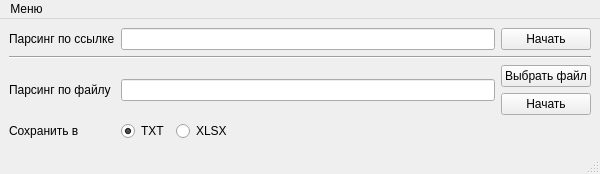
<?xml version="1.0" encoding="UTF-8"?>
<ui version="4.0">
 <class>MainWindow</class>
 <widget class="QMainWindow" name="MainWindow">
  <property name="geometry">
   <rect>
    <x>0</x>
    <y>0</y>
    <width>600</width>
    <height>174</height>
   </rect>
  </property>
  <property name="minimumSize">
   <size>
    <width>600</width>
    <height>174</height>
   </size>
  </property>
  <property name="maximumSize">
   <size>
    <width>16777215</width>
    <height>174</height>
   </size>
  </property>
  <property name="windowTitle">
   <string>MainWindow</string>
  </property>
  <widget class="QWidget" name="centralwidget">
   <layout class="QGridLayout" name="gridLayout">
    <item row="2" column="0" colspan="3">
     <widget class="Line" name="line">
      <property name="orientation">
       <enum>Qt::Horizontal</enum>
      </property>
     </widget>
    </item>
    <item row="5" column="1">
     <layout class="QHBoxLayout" name="horizontalLayout">
      <item>
       <widget class="QRadioButton" name="radioTXT">
        <property name="sizePolicy">
         <sizepolicy hsizetype="Maximum" vsizetype="Fixed">
          <horstretch>0</horstretch>
          <verstretch>0</verstretch>
         </sizepolicy>
        </property>
        <property name="text">
         <string>TXT</string>
        </property>
        <property name="checked">
         <bool>true</bool>
        </property>
       </widget>
      </item>
      <item>
       <widget class="QRadioButton" name="radioXLSX">
        <property name="text">
         <string>XLSX</string>
        </property>
       </widget>
      </item>
     </layout>
    </item>
    <item row="3" column="0">
     <widget class="QLabel" name="label_2">
      <property name="text">
       <string>Парсинг по файлу</string>
      </property>
     </widget>
    </item>
    <item row="1" column="2">
     <widget class="QPushButton" name="startBtn">
      <property name="text">
       <string>Начать</string>
      </property>
     </widget>
    </item>
    <item row="1" column="0">
     <widget class="QLabel" name="label">
      <property name="text">
       <string>Парсинг по ссылке</string>
      </property>
     </widget>
    </item>
    <item row="1" column="1">
     <widget class="QLineEdit" name="urlLine"/>
    </item>
    <item row="3" column="2">
     <layout class="QVBoxLayout" name="verticalLayout">
      <item>
       <widget class="QPushButton" name="choiceFileBtn">
        <property name="text">
         <string>Выбрать файл</string>
        </property>
       </widget>
      </item>
      <item>
       <widget class="QPushButton" name="startFileBtn">
        <property name="text">
         <string>Начать</string>
        </property>
       </widget>
      </item>
     </layout>
    </item>
    <item row="3" column="1">
     <widget class="QLineEdit" name="fullFilePath"/>
    </item>
    <item row="5" column="0">
     <widget class="QLabel" name="label_3">
      <property name="text">
       <string>Сохранить в </string>
      </property>
     </widget>
    </item>
   </layout>
  </widget>
  <widget class="QMenuBar" name="menubar">
   <property name="geometry">
    <rect>
     <x>0</x>
     <y>0</y>
     <width>600</width>
     <height>20</height>
    </rect>
   </property>
   <widget class="QMenu" name="menu">
    <property name="title">
     <string>Меню</string>
    </property>
    <addaction name="pathToSave"/>
    <addaction name="quit"/>
   </widget>
   <addaction name="menu"/>
  </widget>
  <widget class="QStatusBar" name="statusbar"/>
  <action name="pathToSave">
   <property name="text">
    <string>Куда сохранять данные...</string>
   </property>
   <property name="shortcut">
    <string>Ctrl+F</string>
   </property>
  </action>
  <action name="quit">
   <property name="text">
    <string>Выйти</string>
   </property>
   <property name="shortcut">
    <string>Ctrl+Q</string>
   </property>
  </action>
 </widget>
 <resources/>
 <connections/>
</ui>
